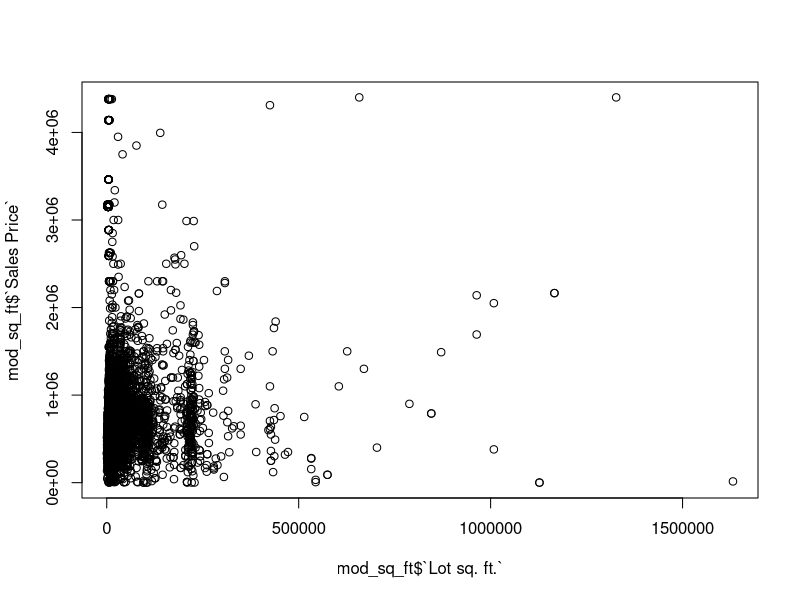
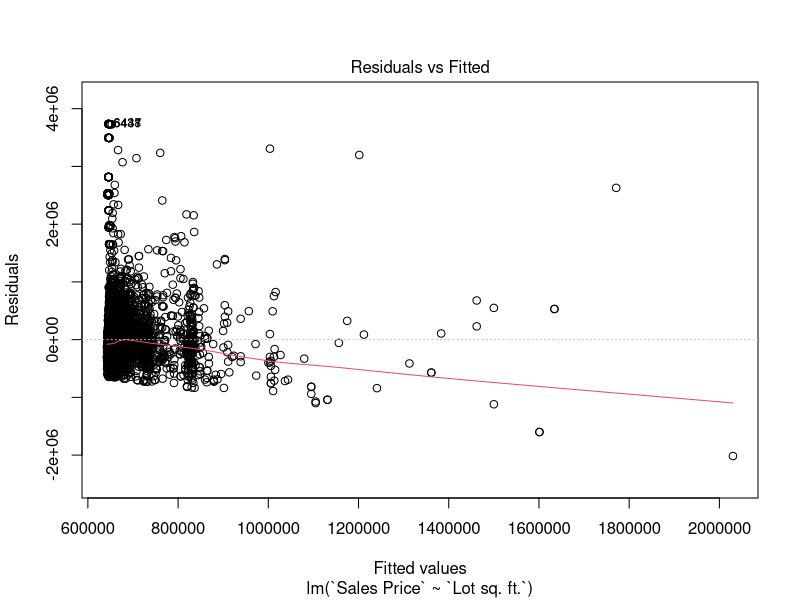
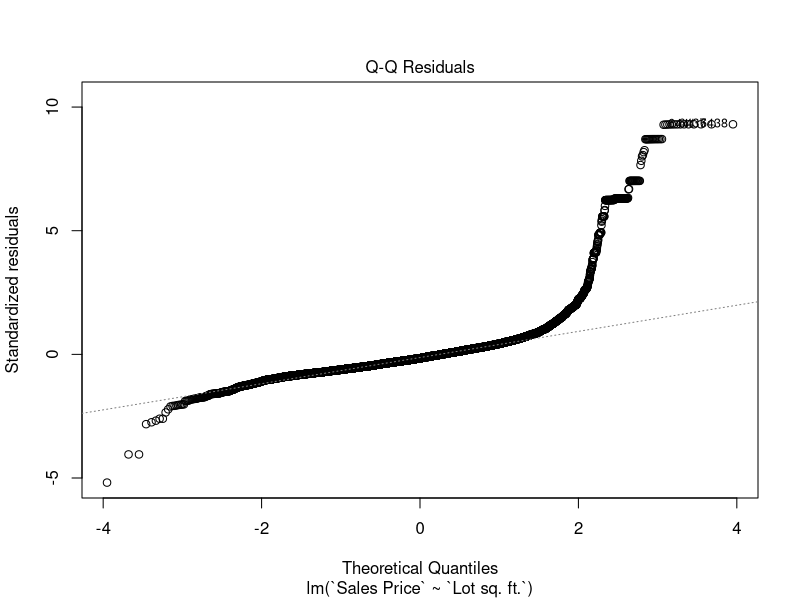
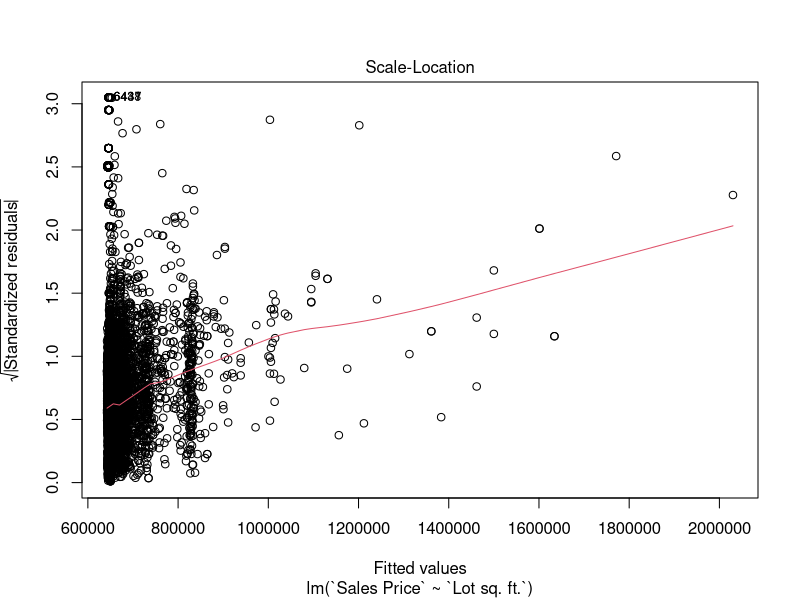
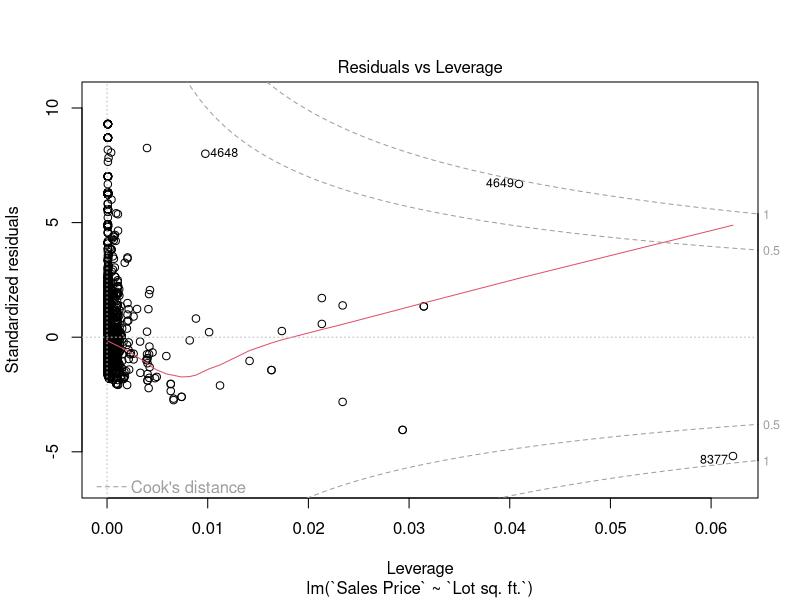
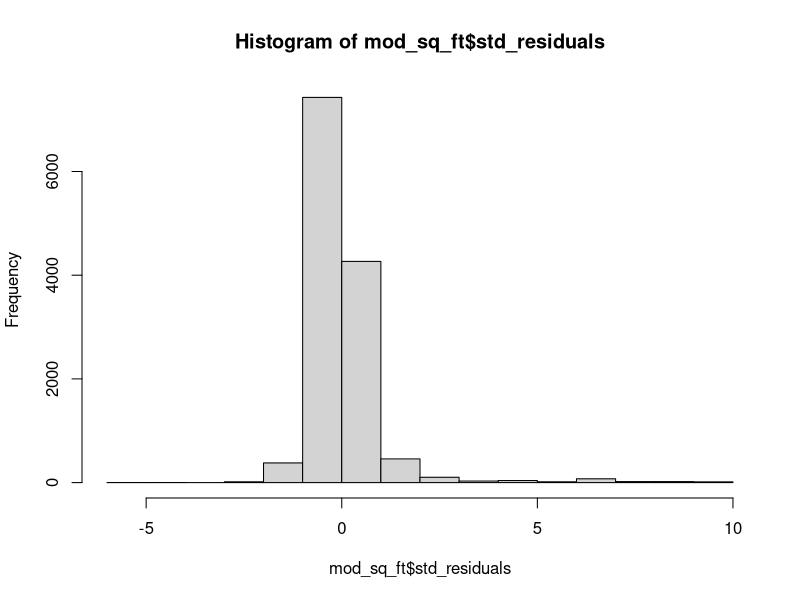
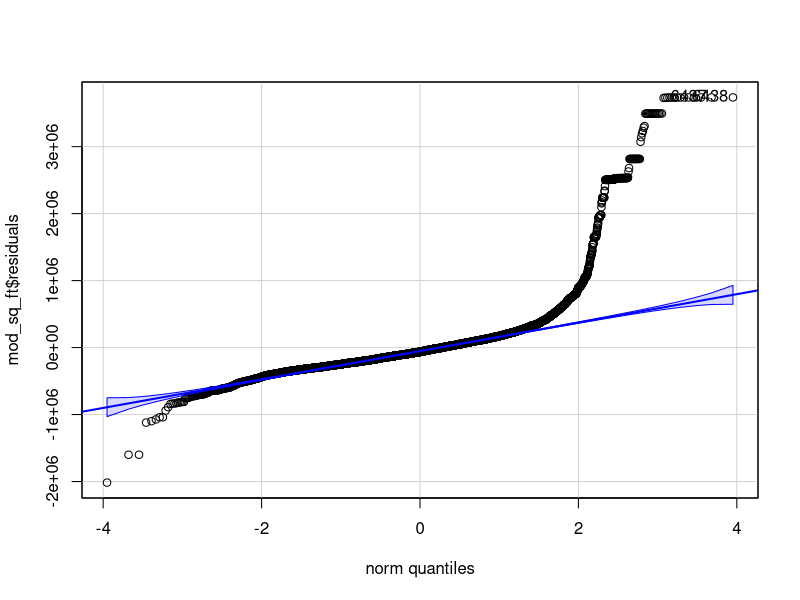
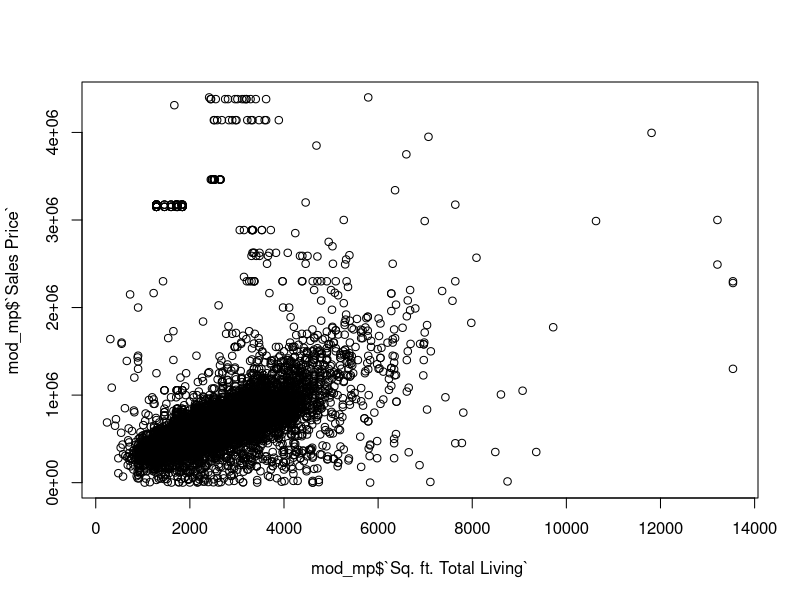

The R source for these figures, in order:
# Makayla McKibben
# DSC520
# Week 8
# Exercise 8.2
# 07.29.2024



# Install and call relevant packages
install.packages("purrr")
library(purrr)
install.packages("tidyverse")
library(stringr)
library(dplyr)
install.packages("ggplot2")
library(ggplot2)
install.packages("Metrics")
library(car)
library(Metrics)


# Call and clean housing data
housing <- read.csv(file = 'Housing.csv', header = TRUE, sep =",", stringsAsFactors = FALSE)

# Take a quick look to see how the data is structured
head(housing, 5)
# Group the needed data
mod_sq_ft <- cbind(housing$Sale.Price, housing$sq_ft_lot)
# Assign relevant headers
colnames(mod_sq_ft) <- c("Sales Price", "Lot sq. ft.")
# Check structure of new data set
head(mod_sq_ft, 5)
# Turn it into a data frame
mod_sq_ft <- as.data.frame(mod_sq_ft)
# Check structure of new data set
class(mod_sq_ft)
head(mod_sq_ft, 5)
# Remove empty rows
mod_sq_ft <- mod_sq_ft[complete.cases(mod_sq_ft),]
# Check structure of new data set
class(mod_sq_ft)
head(mod_sq_ft, 5)
# Plot data to get an idea of the relationship
plot(mod_sq_ft$`Lot sq. ft.`, mod_sq_ft$`Sales Price`)
# Create model
model_sq_ft <- lm(`Sales Price` ~ `Lot sq. ft.`, data = mod_sq_ft)
# Check values
summary(model_sq_ft)

# Explain results
# R2 is 0.01435 and adj. R2 is 0.01428, this converts to an accuracy of 1% for prediction of sales price from lot square footage.
# The intercept is 641800 with a standard error of 3800. The slope is 0.851 with a std. error of 0.0622.
# The F-ratio is 187.3 with a p-value of 2.2e-16 so we should consider that it is significant.

# Get residuals
mod_sq_ft$residuals <- resid(model_sq_ft)
mod_sq_ft$std_residuals <- rstandard(model_sq_ft)
mod_sq_ft$stud_residuals <- rstudent(model_sq_ft)

# Plot residuals
plot(model_sq_ft)
hist(mod_sq_ft$std_residuals)
qqPlot(mod_sq_ft$residuals)

# Explain results
# The Residuals vs. Fitted data is not an even distribution. There is a group that is more concentrated and overall it makes the general shape of a triangle indicating Heteroscedasticity.

# Explain qq plot
# The qq plot shows the residuals form a sigmoid shape that deviates from the central line, this indicates that the residuals are not normally distributed. This is verified by a histogram of the standardized residuals.

# Create new variable that combines the total number of bedrooms and bathrooms
bed_bath <- housing$bedrooms + housing$bath_full_count + housing$bath_half_count + housing$bath_3qtr_count
# Group the needed data
mod_mp <- cbind(housing$Sale.Price, housing$square_feet_total_living, bed_bath)
# Assign relevant headers
colnames(mod_mp) <- c("Sales Price", "Sq. ft. Total Living", "Bedrooms + Bathrooms")
# Check structure of new data set
head(mod_mp, 5)
# Turn it into a data frame
mod_mp <- as.data.frame(mod_mp)
# Check structure of new data set
class(mod_mp)
head(mod_mp, 5)
# Remove empty rows
mod_mp <- mod_mp[complete.cases(mod_mp),]
# Check structure of new data set
class(mod_mp)
head(mod_mp, 5)
# I believe that liveable square feet and the number of bedrooms and bathrooms are going to be better indicators of sales price than the size of the lot the house is on.
# People often have requirements for the number of bedrooms and bathrooms a home may have, this is often more important than the size of the lot.

# Plot data to get an idea of the relationship
plot(mod_mp$`Sq. ft. Total Living`, mod_mp$`Sales Price`)
# Linear, positively correlated

# Plot data to get an idea of the relationship
plot(mod_mp$`Bedrooms + Bathrooms`, mod_mp$`Sales Price`)
# Linear, positively correlated

# Create model
model_mp <- lm(`Sales Price` ~ `Sq. ft. Total Living` + `Bedrooms + Bathrooms`, data = mod_mp)
# Check values
summary(model_mp)

# Explain model results
# The R2 value is .2072 and the adjusted R2 is 0.2071, this indicates that our model predicts 20.7% of our sales price value from the predictor variables. That is nearly 20% better than the first model.
# The intercept is 222,319 with a std. error of 14,106. The b1 (Sq. ft. of the living space) value is 196 with a std. error of 4.8 and b2 (Bedrooms + Bathrooms) is -9578 with a std. error  of 3192.
# The F-ratio is 10x larger than in our previous model and the p-value is < 0.001 so there is a 99.9% chance we reject the null hypothesis.

# Obtain residuals of new model
mod_mp$residuals <- resid(model_mp)
mod_mp$std_residuals <- rstandard(model_mp)
mod_mp$stud_residuals <- rstudent(model_mp)

# Plot residuals
plot(model_mp)
hist(mod_mp$std_residuals)
qqPlot(mod_mp$residuals)

# Explain the residuals
# The Residuals vs. Fitted data is not an even distribution although, it is closer than the previous model. There is a group that is more concentrated and overall it makes the general shape of a triangle indicating Heteroscedasticity.

# Explain qq plot
# The qq plot shows the residuals form a sigmoid shape that deviates from the central line, this indicates that the residuals are not normally distributed. This is verified by checking a histogram of the standardized residuals.

# Anova for comparing both models
anova(model_sq_ft, model_mp)

# Anova comparison
# The anova test gave us an F(1, 12862) = 3128 with a Pr(>F) of < 2.2e-16 which tells us the second model is a significant improvement over the original model.

# Bias comparison
# I believe both models are biased similarly based on comparisons of the residual v fitted and qq plots. The linear fit of both indicate that the low end is biased high and the high end is biased low.

# Prediction accuracy first model
lot_preds <- predict(model_sq_ft, newdata = mod_sq_ft)
lot_rmse <- rmse(mod_sq_ft$`Sales Price`, lot_preds)
lot_rmse

# RMSE for the first model
# 401452.5

# Prediction accuracy second model
mp_preds <- predict(model_mp, newdata = mod_mp)
mp_rmse <- rmse(mod_mp$`Sales Price`, mp_preds)
mp_rmse

# RMSE for second model
# 360043.1

# RMSE Difference
diff_rmse <- lot_rmse - mp_rmse
diff_rmse

# Yes, the second model improved upon the RMSE relative to the first model. The difference is 41409.44
